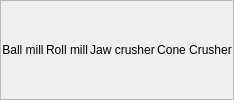
                              <widget class="QFrame" name="top_molino">
                               <property name="sizePolicy">
                                <sizepolicy hsizetype="Preferred" vsizetype="Fixed">
                                 <horstretch>0</horstretch>
                                 <verstretch>20</verstretch>
                                </sizepolicy>
                               </property>
                               <property name="minimumSize">
                                <size>
                                 <width>0</width>
                                 <height>20</height>
                                </size>
                               </property>
                               <property name="styleSheet">
                                <string notr="true">QPushButton:hover {
    font-size: 15px;
	background-color: rgb(204, 232, 255);

}
QPushButton {
    border-style: solid;
    border-width: 1px;
    border-radius: 0px;
}


QPushButton:pressed{
	padding-left:5px;
	padding-top:5px;
	
	
	
	background-color: qlineargradient(spread:pad, x1:0, y1:0, x2:1, y2:0, stop:0.1875 rgba(200, 147, 243, 224), stop:0.4375 rgba(181, 109, 239, 231), stop:0.715909 rgba(127, 92, 174, 242));
	}
</string>
                               </property>
                               <property name="frameShape">
                                <enum>QFrame::StyledPanel</enum>
                               </property>
                               <property name="frameShadow">
                                <enum>QFrame::Raised</enum>
                               </property>
                               <layout class="QHBoxLayout" name="horizontalLayout_16">
                                <property name="spacing">
                                 <number>0</number>
                                </property>
                                <property name="leftMargin">
                                 <number>0</number>
                                </property>
                                <property name="topMargin">
                                 <number>0</number>
                                </property>
                                <property name="rightMargin">
                                 <number>0</number>
                                </property>
                                <property name="bottomMargin">
                                 <number>0</number>
                                </property>
                                <item>
                                 <widget class="QPushButton" name="btn_molinobola">
                                  <property name="cursor">
                                   <cursorShape>PointingHandCursor</cursorShape>
                                  </property>
                                  <property name="styleSheet">
                                   <string notr="true"/>
                                  </property>
                                  <property name="text">
                                   <string>Ball mill</string>
                                  </property>
                                 </widget>
                                </item>
                                <item>
                                 <widget class="QPushButton" name="btn_molino_rodillo">
                                  <property name="cursor">
                                   <cursorShape>PointingHandCursor</cursorShape>
                                  </property>
                                  <property name="styleSheet">
                                   <string notr="true"/>
                                  </property>
                                  <property name="text">
                                   <string>Roll mill</string>
                                  </property>
                                 </widget>
                                </item>
                                <item>
                                 <widget class="QPushButton" name="pushButton_trituradora_mand">
                                  <property name="cursor">
                                   <cursorShape>PointingHandCursor</cursorShape>
                                  </property>
                                  <property name="styleSheet">
                                   <string notr="true"/>
                                  </property>
                                  <property name="text">
                                   <string>Jaw crusher</string>
                                  </property>
                                 </widget>
                                </item>
                                <item>
                                 <widget class="QPushButton" name="pushButton_trituradora_cono">
                                  <property name="cursor">
                                   <cursorShape>PointingHandCursor</cursorShape>
                                  </property>
                                  <property name="styleSheet">
                                   <string notr="true"/>
                                  </property>
                                  <property name="text">
                                   <string>Cone Crusher</string>
                                  </property>
                                 </widget>
                                </item>
                               </layout>
                              </widget>
